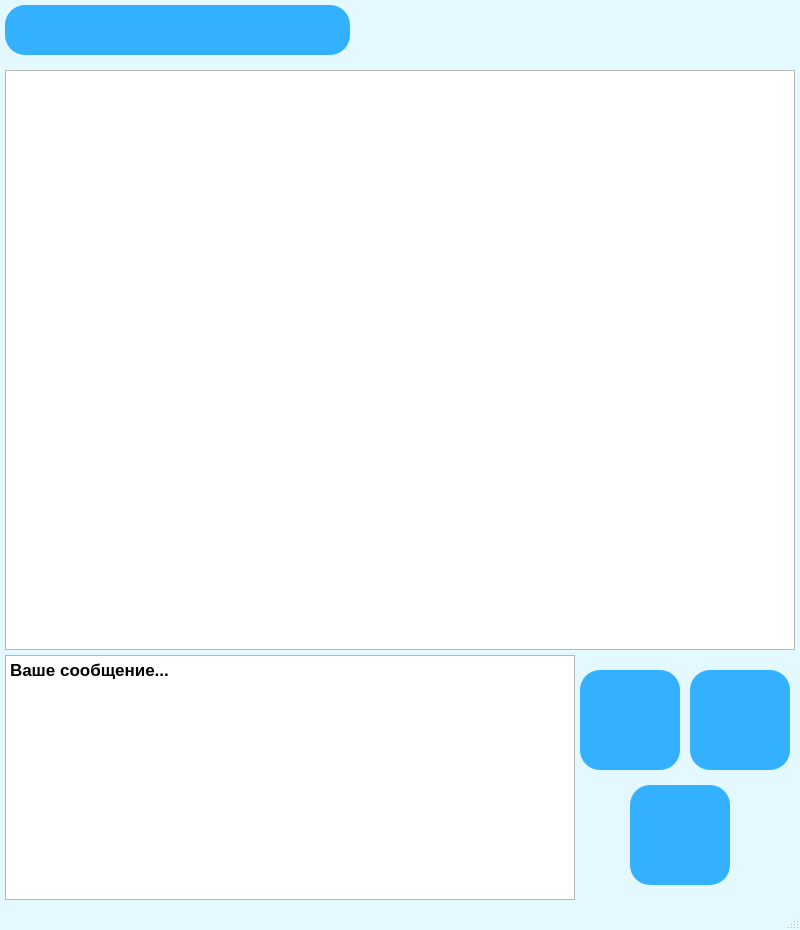
<?xml version="1.0" encoding="UTF-8"?>
<ui version="4.0">
    <class>MainWindow</class>
    <widget class="QMainWindow" name="MainWindow">
        <property name="geometry">
            <rect>
                <x>0</x>
                <y>0</y>
                <width>800</width>
                <height>930</height>
            </rect>
        </property>
        <property name="minimumSize">
            <size>
                <width>800</width>
                <height>930</height>
            </size>
        </property>
        <property name="maximumSize">
            <size>
                <width>800</width>
                <height>930</height>
            </size>
        </property>
        <property name="windowTitle">
            <string>Чат</string>
        </property>
        <property name="windowIcon">
            <iconset>
                <normaloff>../files/app_images/чат.png</normaloff>../files/app_images/чат.png
            </iconset>
        </property>
        <property name="styleSheet">
            <string notr="true">QMainWindow {
                background-color: rgb(228, 249, 255);
                }
                #pushButton, #pushButton_3, #pushButton_4, #pushButton_2 {
                background-color: rgb(51, 177, 255);
                border-radius: 20px;
                font: 10pt &quot;Arial&quot;;
                color: rgb(255, 255, 255);
                }
                #pushButton:hover, #pushButton_3:hover, #pushButton_4:hover, #pushButton_2:hover {
                border-radius: 24px;
                background-color: rgb(52, 202, 232);
                }
                #pushButton:pressed, #pushButton_3:pressed, #pushButton_4:pressed, #pushButton_2:pressed {
                border-radius: 28px;
                background-color: rgb(0, 222, 0);
                }
                QLineEdit {
                border-radius: 10px;
                font: bord, Arial, 15px;
                }
                QLabel {font: bold, Arial, 15px;
                }
                QPushButton:pressed {
                background-color: #42d4da;
                border-style: inset;
                }
                QTextBrowser {
                font: bold, Arial, 12px;
                background-color: #e0f5ff;
                border-color: black;
                border-radius: 10px;}
                QStatusBar {
                font: font: bold, Arial, 8px;
                color: red;}
            </string>
        </property>
        <widget class="QWidget" name="centralwidget">
            <widget class="QListWidget" name="listWidget">
                <property name="geometry">
                    <rect>
                        <x>5</x>
                        <y>70</y>
                        <width>790</width>
                        <height>580</height>
                    </rect>
                </property>
                <property name="font">
                    <font>
                        <family>Arial</family>
                    </font>
                </property>
                <property name="styleSheet">
                    <string notr="true">QPushButton {
                        background-color: rgb(51, 177, 255);
                        border-radius: 17px;
                        font: 10pt &quot;Arial&quot;;
                        color: rgb(255, 255, 255);
                        border: 3px solid #ffffff;
                        }
                        QPushButton:hover {
                        border-radius: 19px;
                        background-color: rgb(52, 202, 232);
                        }
                        QPushButton:pressed {
                        border-radius: 20px;
                        background-color: rgb(0, 222, 0);
                        }
                    </string>
                </property>
            </widget>
            <widget class="QPlainTextEdit" name="plainTextEdit">
                <property name="geometry">
                    <rect>
                        <x>5</x>
                        <y>655</y>
                        <width>570</width>
                        <height>245</height>
                    </rect>
                </property>
                <property name="font">
                    <font>
                        <family>Arial</family>
                        <pointsize>13</pointsize>
                        <weight>75</weight>
                        <bold>true</bold>
                    </font>
                </property>
                <property name="plainText">
                    <string>Ваше сообщение...</string>
                </property>
            </widget>
            <widget class="QPushButton" name="pushButton">
                <property name="geometry">
                    <rect>
                        <x>580</x>
                        <y>670</y>
                        <width>100</width>
                        <height>100</height>
                    </rect>
                </property>
                <property name="text">
                    <string/>
                </property>
                <property name="icon">
                    <iconset>
                        <normaloff>../files/app_images/тправить.png</normaloff>../files/app_images/тправить.png
                    </iconset>
                </property>
                <property name="iconSize">
                    <size>
                        <width>100</width>
                        <height>100</height>
                    </size>
                </property>
            </widget>
            <widget class="QPushButton" name="pushButton_2">
                <property name="geometry">
                    <rect>
                        <x>630</x>
                        <y>785</y>
                        <width>100</width>
                        <height>100</height>
                    </rect>
                </property>
                <property name="text">
                    <string/>
                </property>
                <property name="icon">
                    <iconset>
                        <normaloff>../files/app_images/прикрепить.png</normaloff>../files/app_images/прикрепить.png
                    </iconset>
                </property>
                <property name="iconSize">
                    <size>
                        <width>100</width>
                        <height>100</height>
                    </size>
                </property>
            </widget>
            <widget class="QPushButton" name="pushButton_3">
                <property name="geometry">
                    <rect>
                        <x>5</x>
                        <y>5</y>
                        <width>345</width>
                        <height>50</height>
                    </rect>
                </property>
                <property name="font">
                    <font>
                        <family>Arial</family>
                        <pointsize>10</pointsize>
                        <weight>50</weight>
                        <italic>false</italic>
                        <bold>false</bold>
                    </font>
                </property>
                <property name="text">
                    <string/>
                </property>
                <property name="iconSize">
                    <size>
                        <width>40</width>
                        <height>40</height>
                    </size>
                </property>
            </widget>
            <widget class="QLabel" name="label_2">
                <property name="geometry">
                    <rect>
                        <x>540</x>
                        <y>5</y>
                        <width>255</width>
                        <height>50</height>
                    </rect>
                </property>
                <property name="font">
                    <font>
                        <family>Arial</family>
                        <pointsize>13</pointsize>
                        <weight>75</weight>
                        <italic>false</italic>
                        <bold>true</bold>
                    </font>
                </property>
                <property name="text">
                    <string/>
                </property>
            </widget>
            <widget class="QPushButton" name="pushButton_4">
                <property name="geometry">
                    <rect>
                        <x>690</x>
                        <y>670</y>
                        <width>100</width>
                        <height>100</height>
                    </rect>
                </property>
                <property name="text">
                    <string/>
                </property>
                <property name="icon">
                    <iconset>
                        <normaloff>../files/app_images/Настройки.png</normaloff>../files/app_images/Настройки.png
                    </iconset>
                </property>
                <property name="iconSize">
                    <size>
                        <width>95</width>
                        <height>95</height>
                    </size>
                </property>
            </widget>
        </widget>
        <widget class="QStatusBar" name="statusBar">
            <property name="styleSheet">
                <string notr="true">QStatusBar#statusBar {
                    color: red;
                    font: bold;}
                </string>
            </property>
        </widget>
    </widget>
    <resources/>
    <connections/>
</ui>
